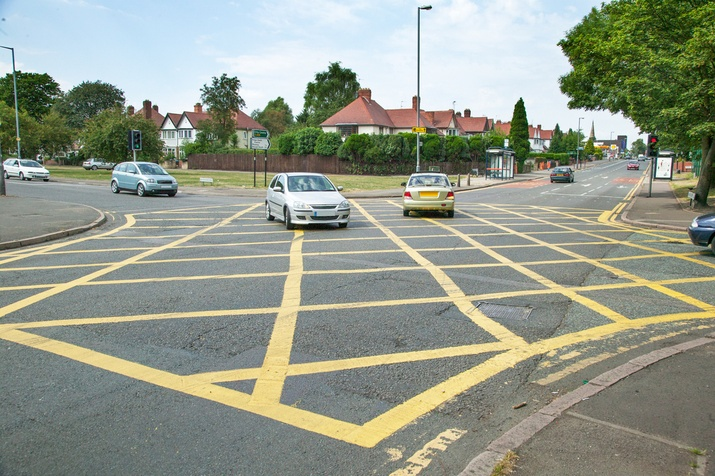
#> input picture ios/mockjuice/mockjuice_images/85BW1216.jpg, 715 x 476 px, shrunk from 1200 x 798 before the run, given in place of ref1x.png, which was not available
$ python register.py
#> lines starting #> are read from the running program, lines starting #| are printed output that depends on the picture; pictures that were not available may be replaced by others from this repository, and a replacement may not be noted
### tools/scene-trace/work/tools/flow.py
"""Dense displacement field render->reference from colour-invariant edge structure (DIS optical flow)."""
import sys, numpy as np, cv2
from PIL import Image
from scipy import ndimage as ndi
from skimage.color import rgb2lab
SP = '/Users/laverath/Desktop/themockjuicecompany/tools/scene-trace/work/'

def rgb(p): return np.asarray(Image.open(p).convert('RGB')).astype(np.float64) / 255

def feat(img, s=1.0):
    L = rgb2lab(img)
    g = sum(ndi.gaussian_gradient_magnitude(L[..., c], s) ** 2 for c in range(3)) ** 0.5
    g = g / (ndi.gaussian_filter(g, 10) + 3.0)
    return np.clip(g * 90, 0, 255).astype(np.uint8)

# [12 lines left out: functions flow, warp, not called in this run]

# [22 lines that do not run on import are left out]

### tools/scene-trace/work/tools/register.py
"""Iterative confidence-weighted DIS registration: field f with ren(x) ~ ref(x + f(x))."""
import sys, numpy as np, cv2
from scipy import ndimage as ndi
from skimage.registration import phase_cross_correlation
from flow import feat, rgb, SP

def dis():
    d = cv2.DISOpticalFlow_create(cv2.DISOPTICAL_FLOW_PRESET_MEDIUM)
    d.setFinestScale(0); d.setPatchSize(12); d.setPatchStride(3)
    d.setGradientDescentIterations(30); d.setVariationalRefinementIterations(10)
    d.setVariationalRefinementAlpha(30.0)
    return d

def pull(img, f):
    h, w = f.shape[:2]
    mx, my = np.meshgrid(np.arange(w, dtype=np.float32), np.arange(h, dtype=np.float32))
    return cv2.remap(img.astype(np.float32), mx + f[..., 0], my + f[..., 1], cv2.INTER_LINEAR, borderMode=cv2.BORDER_REPLICATE)

def smooth(f, conf, s):
    num = np.stack([ndi.gaussian_filter(f[..., c] * conf, s) for c in range(2)], -1)
    return num / (ndi.gaussian_filter(conf, s)[..., None] + 1e-6)

def register(ren, ref, sigmas=(12, 8, 6, 4, 4, 3)):
    Fa = feat(ren); Fb = feat(ref)
    conf = ndi.gaussian_filter(Fa.astype(float), 2) + 1.0
    f = np.zeros(Fa.shape + (2,), np.float32)
    for s in sigmas:
        Fw = pull(Fb, f).astype(np.uint8)
        r = dis().calc(Fa, Fw, None)
        # compose: f_new(x) = r(x) + f(x + r(x))
        fn = r + np.stack([pull(f[..., c], r) for c in range(2)], -1)
        f = smooth(fn, conf, s).astype(np.float32)
    return f

def residual_tiles(ren, ref, f, T=64):
    Fa = feat(ren).astype(float); Fw = pull(feat(ref), f)
    out = []
    for y in range(0, Fa.shape[0] - T + 1, T // 2):
        for x in range(0, Fa.shape[1] - T + 1, T // 2):
            a, b = Fa[y:y + T, x:x + T], Fw[y:y + T, x:x + T]
            if a.std() < 15 or b.std() < 15: continue
            s, _, _ = phase_cross_correlation(a, b, upsample_factor=20, normalization=None)
            out.append((y, x, s[0], s[1]))
    return np.array(out)

def ncc(x, y):
    x = x - x.mean(); y = y - y.mean(); return (x * y).sum() / np.sqrt((x * x).sum() * (y * y).sum())

if __name__ == '__main__':
    ren = rgb(SP + 'out/base/ref1x.png'); ref = rgb(SP + 'ref/ref.png')
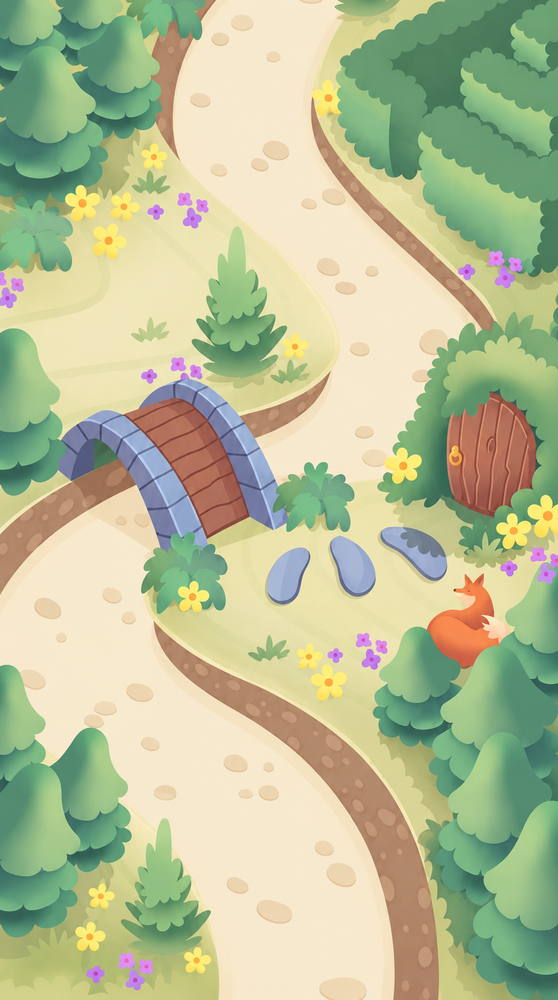
#> input picture tools/scene-trace/work/ref/ref.png, 558 x 1000 px, shrunk from 937 x 1678 before the run, found by its file name
    for name, sig in [('A', (12, 8, 6, 4, 4, 3)), ('B', (16, 12, 10, 8, 8, 8))]:
        f = register(ren, ref, sig)
        R = residual_tiles(ren, ref, f); m = np.hypot(R[:, 2], R[:, 3])
        print(name, 'NCC %.4f  residual tiles %d: median %.2f p90 %.2f p99 %.2f max %.2f px' % (
            ncc(feat(ren).astype(float), pull(feat(ref), f)), len(R), np.median(m), np.percentile(m, 90), np.percentile(m, 99), m.max()))
        np.save(SP + f'out/field_{name}.npy', f)
#> this loop made 2 passes
#| A NCC 0.3218  residual tiles 223: median 0.61 p90 19.82 p99 35.20 max 38.64 px
#| B NCC 0.1937  residual tiles 221: median 5.46 p90 30.90 p99 40.17 max 44.38 px
#> pass 1, in feat, `g = sum(ndi.gaussian_gradient_magnitude(L[..., c], s) ** 2 for c in ra..`:
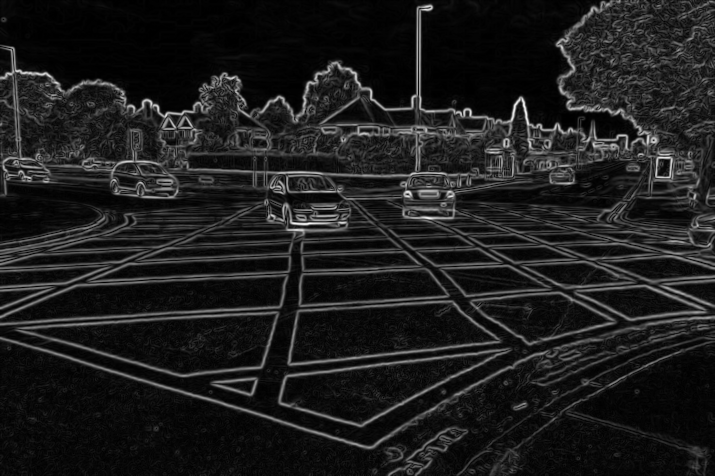
#> g: shape (476, 715) float64; min 0.00026, max 31.02, mean 3.6; drawn with min black and max white
#> pass 1, in feat, `g = g / (ndi.gaussian_filter(g, 10) + 3.0)`:
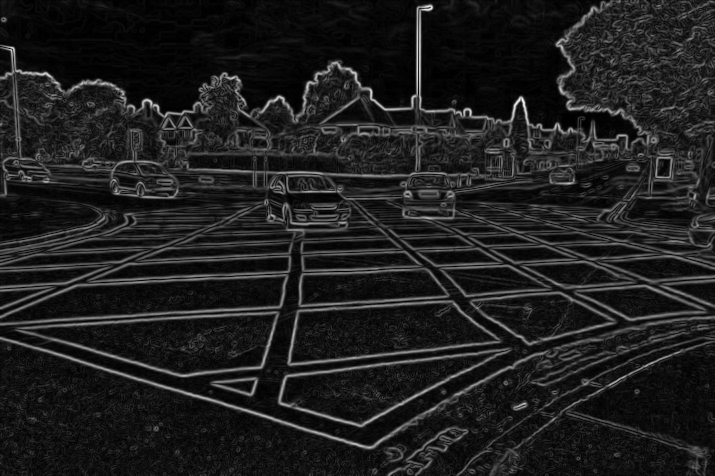
#> g: shape (476, 715) float64; min 6.66e-05, max 3.94, mean 0.481; drawn with min black and max white
#> pass 1, in register, `Fa = feat(ren)`:
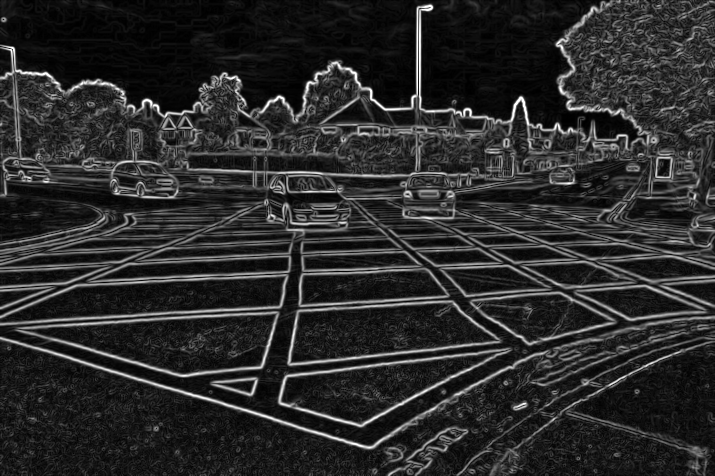
#> Fa: shape (476, 715); min 0, max 255, mean 42.8
